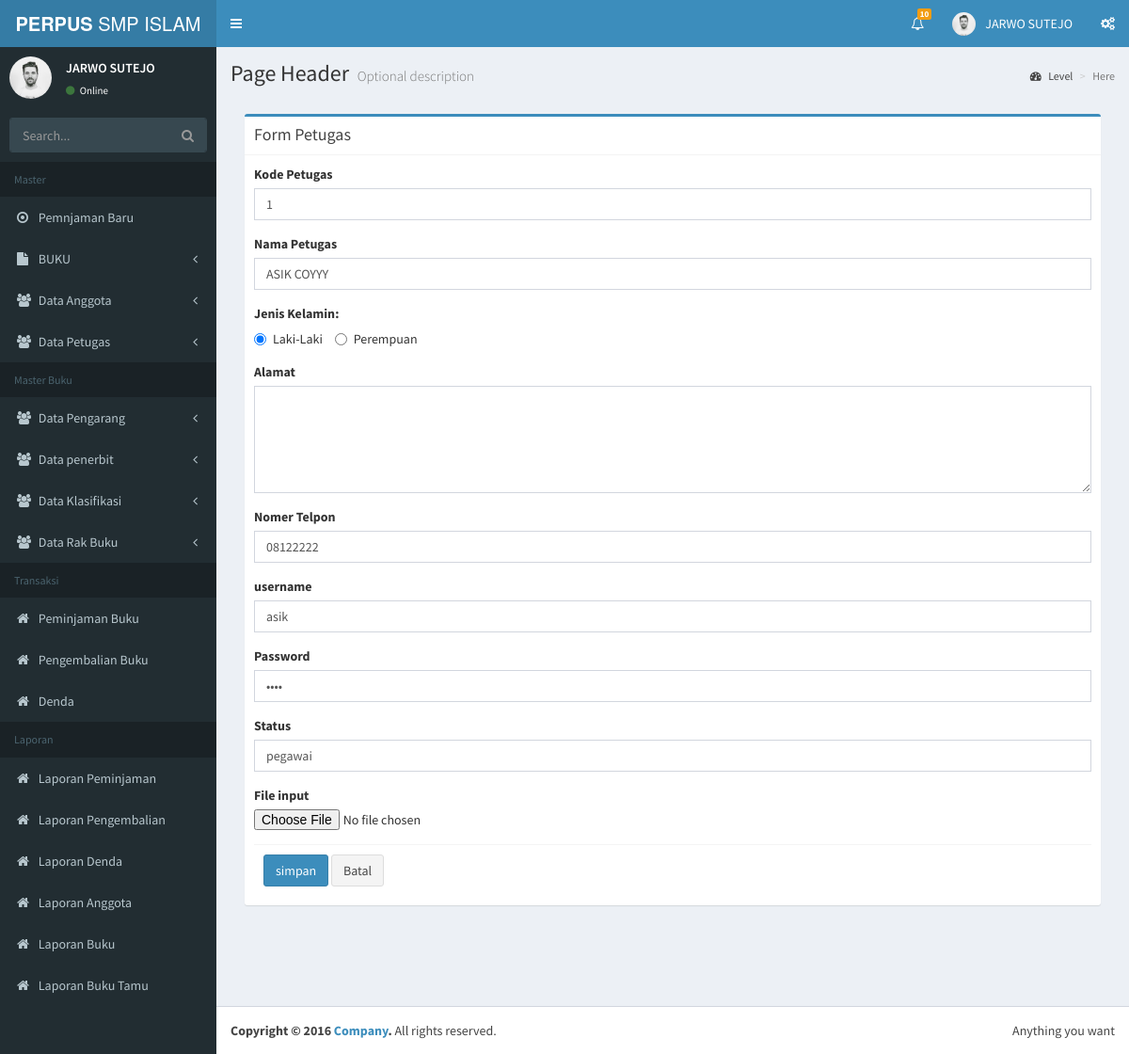
Page /pecahan/admin/index.php?page=petugas&aksi=edit&id=1 (signed in) on the committed database.
### tables this page shows
CREATE TABLE `petugas` (
  `kd_petugas` varchar(15) NOT NULL,
  `nama_petugas` varchar(30) NOT NULL,
  `jk` varchar(10) NOT NULL,
  `alamat` varchar(40) NOT NULL,
  `telp` varchar(13) NOT NULL,
  `user_login` varchar(15) NOT NULL,
  `pwd_login` varchar(32) NOT NULL,
  `stts` varchar(30) NOT NULL,
  `foto` varchar(100) NOT NULL,
  `hak_akses` enum('petugas','anggota') NOT NULL,
  PRIMARY KEY (`kd_petugas`)
);

### pecahan/admin/petugas/petugas_edit_form.php (the view, shortened to what this page needs)
<?php
  $id = $_GET['id'];
  $sql = mysql_query("SELECT * FROM petugas where kd_petugas='".$id."'");
  while ($tampil = mysql_fetch_array($sql)) {
 ?>
<section class="content">
  <div class="row">
    <div class="col-md-12">
      <div class="box box-primary">
        <div class="box-header with-border">
          <h3 class="box-title">Form Petugas</h3>
        </div>
          <form role="form" method="POST">
                  <div class="box-body">
                      <div class="form-group">
                          <label >Kode Petugas</label>
                          <input  name="kd_petugas" type="name" class="form-control" id="kd_petugas" placeholder="Kode Petugas" value="<?php echo $tampil['kd_petugas']; ?>">
                      </div>
                      <div class="form-group">
                          <label >Nama Petugas</label>
                          <input name="nama_petugas" type="name" class="form-control" id="nama_petugas" placeholder="Nama Petugas" value="<?php echo $tampil['nama_petugas']; ?>">
                      </div>
                      <div class="form-group">
                           <label for="jk">Jenis Kelamin:</label><br>
                                 <div class="radio-inline">
                                       <input type="radio" name="jk" value="L" <?php if ($tampil['jk']=='L') echo "checked";?>> Laki-Laki
                                  </div>
                                  <div class="radio-inline">
                                       <input type="radio" name="jk" value="P" <?php if ($tampil['jk']=='P') echo "checked";?>> Perempuan
                                  </div>
                      </div>
                      <div class="form-group">
                           <label> Alamat</label>
                           <textarea name="alamat" class="form-control" rows="5" id="alamat" placeholder="Alamat" value="<?php echo $tampil['alamat']; ?>"> </textarea>
                      </div>
                      <div class="form-group">
                          <label >Nomer Telpon</label>
                          <input name="telp" type="name" class="form-control" id="telp" placeholder="Nomer Telpon" value="<?php echo $tampil['telp']; ?>">
                      </div>
                      <div class="form-group">
                            <label >username</label>
                            <input name="user_login"  type="name" class="form-control" id="user_login" placeholder="username" value="<?php echo $tampil['user_login']; ?>">
                      </div>
                      <div class="form-group">
                            <label >Password </label>
                            <input name="pwd_login" type="password" class="form-control" id="pwd_login" placeholder="Password"
                            value="<?php echo $tampil['pwd_login']; ?>">
                      </div>
                      <div class="form-group">
                          <label >Status</label>
                          <input name="stts" type="name" class="form-control" id="stts" placeholder="Status" value="<?php echo $tampil['stts']; ?>">
                      </div>
                      <div class="form-group">
                            <label for="exampleInputFile">File input</label>
                            <input type="file" id="exampleInputFile">
                      </div>
                      <div class="box-footer">
                            <input type="submit" class="btn btn-primary" value="simpan" name="simpan">
                            <button type="button" class="btn btn-default" data-dismiss="modal">Batal</button>
                      </div>
    <?php } ?>
            </form>
      </div>

### rows in the picture
petugas: kd_petugas "1", nama_petugas "ASIK COYYY", jk "☑", telp "08122222", user_login "asik", stts "pegawai"

### other values in the picture
$_SESSION['nama'] "JARWO SUTEJO"
